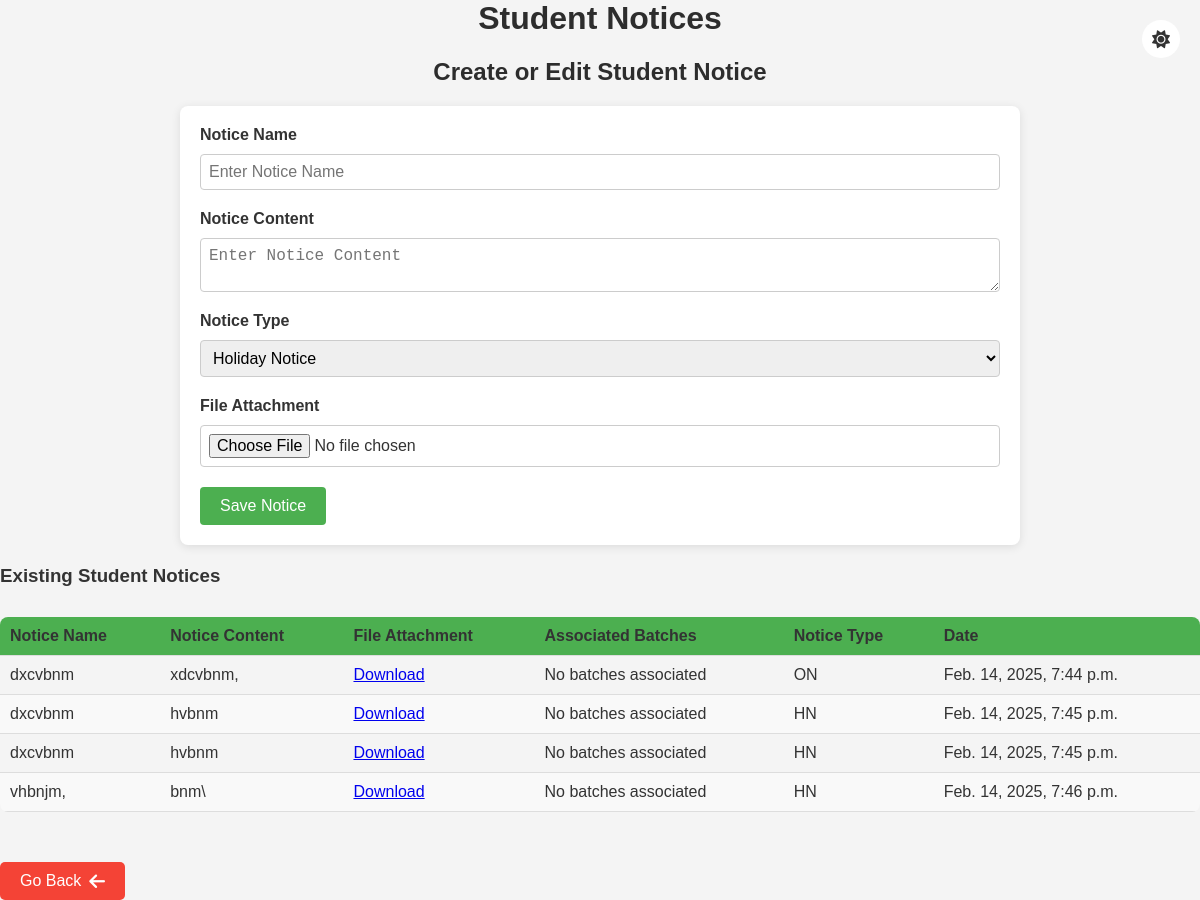
Page /Add_Notice_Student/ on the committed database.
### SynChronisApp/models.py (models this page shows, shortened)
class StudentNoticeTable(models.Model):
    NTYPE = (
        ('HN', 'Holiday Notice'),
        ('EN', 'Exam Notice'),
        ('FN', 'Function Notice'),
        ('ON', 'Other Notice'),
    )
    Notice_name = models.CharField(max_length=200, null=True, blank=True)
    Notice_Type = models.CharField(max_length=100,null=True, blank=True ,choices=NTYPE)
    Notice_Content = models.TextField(max_length=1000, null=True, blank=True)
    File_Attachment = models.FileField(upload_to='notices/', null=True, blank=True)
    Date = models.DateTimeField(auto_now_add=True, null=True, blank=True)

### SynChronisApp/views.py (the view)
# urls.py: path('Add_Notice_Student/', StudentNoticeView.as_view(), name='add_student_notice'),
class StudentNoticeView(View):
    def get(self, request):
        notices = StudentNoticeTable.objects.all()
        return render(request, 'student_notice_page.html', {'notices': notices})

### templates/student_notice_page.html (shortened to what this page needs)
{% load static %}
<html lang="en">
<head>
    <link rel="stylesheet" href="{% static 'css/studentnotices.css' %}">
    <link href="https://cdnjs.cloudflare.com/ajax/libs/font-awesome/6.0.0-beta3/css/all.min.css" rel="stylesheet">
</head>
<body>
 <button id="theme-toggle-btn" class="theme-toggle-btn">
    <i class="fa fa-sun"></i>
</button>
    <h1>Student Notices</h1>
    <h2>Create or Edit Student Notice</h2>
    <form id="studentNoticeForm" enctype="multipart/form-data">
        <label for="noticeName">Notice Name</label>
        <input type="text" id="noticeName" name="NoticeName" placeholder="Enter Notice Name" required>
        <label for="noticeContent">Notice Content</label>
        <textarea id="noticeContent" name="NoticeContent" placeholder="Enter Notice Content" required></textarea>
        <label for="noticeType">Notice Type</label>
        <select id="noticeType" name="NoticeType" required>
            <option value="HN">Holiday Notice</option>
        </select>
        <label for="fileAttachment">File Attachment</label>
        <input type="file" id="fileAttachment" name="FileAttachment">
        <button type="submit" class="button">Save Notice</button>
    </form>
    <div id="noticeTableContainer">
        <h3>Existing Student Notices</h3>
        <table>
            <thead>
                <tr>
                    <th>Notice Name</th>
                    <th>Notice Content</th>
                    <th>File Attachment</th>
                    <th>Associated Batches</th>
                    <th>Notice Type</th>
                    <th>Date</th>
                </tr>
            </thead>
            <tbody>
                {% for notice in notices %}
                <tr>
                    <td>{{ notice.Notice_name }}</td>
                    <td>{{ notice.Notice_Content }}</td>
                    <td>
                        {% if notice.File_Attachment %}
                            <a href="{{ notice.File_Attachment.url }}" target="_blank">Download</a>
                        {% else %}
                            No file attached
                        {% endif %}
                    </td>
                    <td>
                        {% if notice.BatchName.all %}
                            <ul>
                                {% for batch in notice.BatchName.all %}
                                    <li>{{ batch.BatchName }}</li>
                                {% endfor %}
                            </ul>
                        {% else %}
                            No batches associated
                        {% endif %}
                    </td>
                    <td>{{ notice.Notice_Type }}</td>
                    <td>{{ notice.Date }}</td>
                </tr>
                {% endfor %}
            </tbody>
        </table>
    </div>
 <button id="go-home-btn" class="go-home-btn" align="center">Go Back
    <i class="fa fa-arrow-left"></i>
  </button>
</body>
</html>

### static/css/studentnotices.css (style rules this page uses)
body { font-family: Arial, sans-serif; margin: 0; padding: 0; background-color: #f4f4f4; color: #333; transition: background-color 0.3s, color 0.3s; }
h1, h2 { color: #2d2d2d; text-align: center; }
form { background-color: #fff; padding: 20px; margin: 20px auto; max-width: 800px; border-radius: 8px; box-shadow: 0 2px 10px rgba(0, 0, 0, 0.1); }
label { display: block; margin-bottom: 10px; font-weight: bold; }
input[type="text"], textarea, select, input[type="file"] { width: 100%; padding: 8px; margin-bottom: 20px; border: 1px solid #ccc; border-radius: 4px; font-size: 16px; }
button[type="submit"] { background-color: #4CAF50; color: white; padding: 10px 20px; border: none; border-radius: 4px; font-size: 16px; cursor: pointer; }
table { width: 100%; margin-top: 30px; border-collapse: collapse; border-radius: 8px; overflow: hidden; }
table th, table td { padding: 10px; text-align: left; border-bottom: 1px solid #ddd; }
table th { background-color: #4CAF50; color: white; }
table tr:nth-child(even) { background-color: #f9f9f9; }
.theme-toggle-btn { position: absolute; top: 20px; right: 20px; background-color: #f1f1f1; padding: 10px; border-radius: 50%; border: none; cursor: pointer; font-size: 18px; }
.theme-toggle-btn i { color: #333; }
body.light { background-color: #f4f4f4; color: #333; }
body.light .theme-toggle-btn { background-color: #fff; }
body.light table th, body.light table td { color: #333; }
.go-home-btn { background-color: #f44336; color: white; padding: 10px 20px; border: none; border-radius: 5px; cursor: pointer; font-size: 16px; display: flex; align-items: center; gap: 8px; bottom: 20px; right: 100px; z-index: 1000; margin-top: 50px; }
.go-home-btn i { font-size: 18px; }
body.light .go-home-btn { background-color: #f44336; color: white; }
body.light .go-home-btn i { color: white; }

### rows in the picture
StudentNoticeTable: Notice_name "dxcvbnm", Notice_Content "xdcvbnm,", Notice_Type "ON", Date "Feb. 14, 2025, 7:44 p.m."
StudentNoticeTable: Notice_name "dxcvbnm", Notice_Content "hvbnm", Notice_Type "HN", Date "Feb. 14, 2025, 7:45 p.m."
StudentNoticeTable: Notice_name "dxcvbnm", Notice_Content "hvbnm", Notice_Type "HN", Date "Feb. 14, 2025, 7:45 p.m."
StudentNoticeTable: Notice_name "vhbnjm,", Notice_Content "bnm\\", Notice_Type "HN", Date "Feb. 14, 2025, 7:46 p.m."
